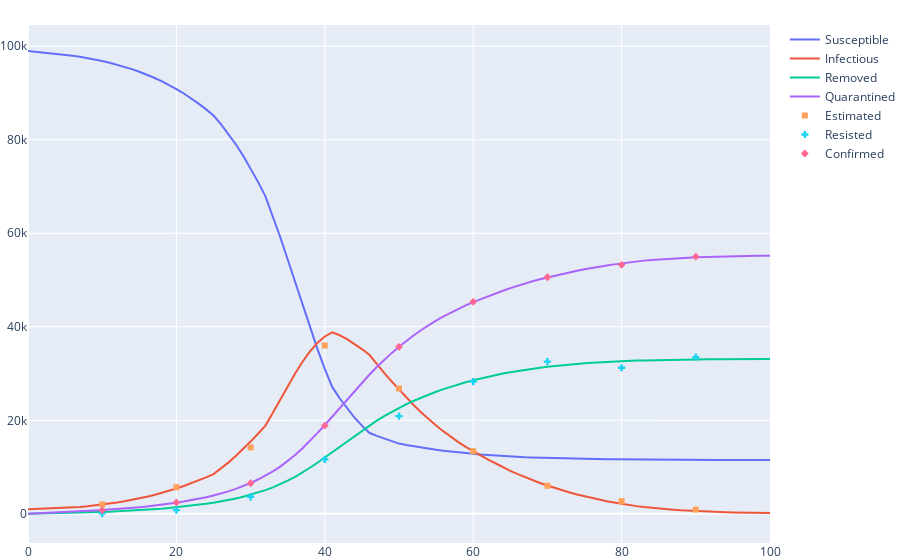

Notebook code cell kept with this figure:
### Code cell
city = Region(99000, 1000, 0, 0)
epidemic = dynamic.estimate(city)
fig = SIRQt.plot(epidemic)
sample = Sample(epidemic, np.arange(T//10, T, T//10), 100000*np.ones(9), 1000*np.ones(9), Bin)
sample.plot(fig)
resisted = Resisted(epidemic, np.arange(T//10, T, T//10), 1000*np.ones(9), Bin)
resisted.plot(fig)
confirmed = Confirmed(epidemic, np.arange(T//10, T, T//10))
confirmed.plot(fig)
